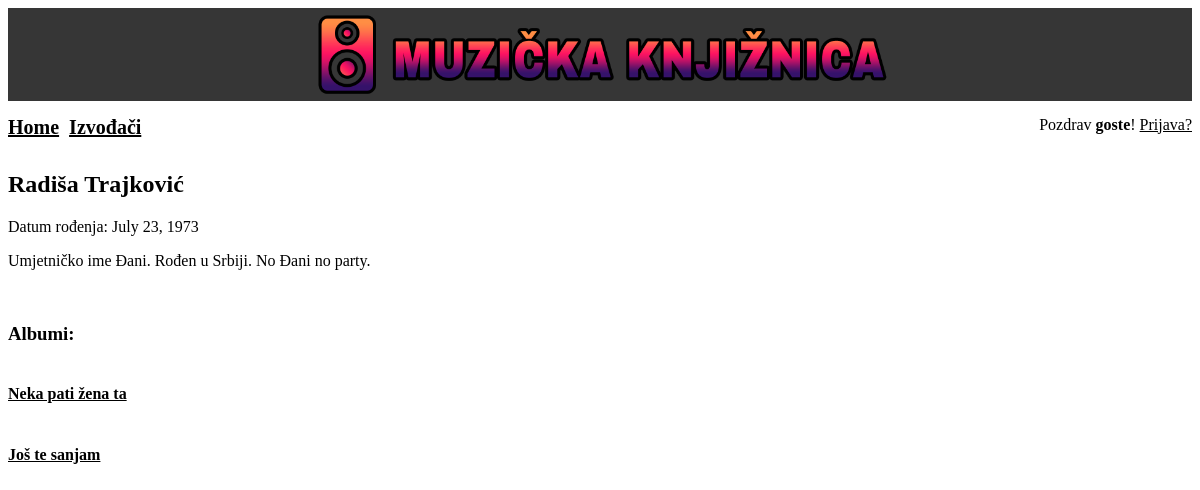
/izvodaci/Trajković, run on an earlier commit of the app's database.
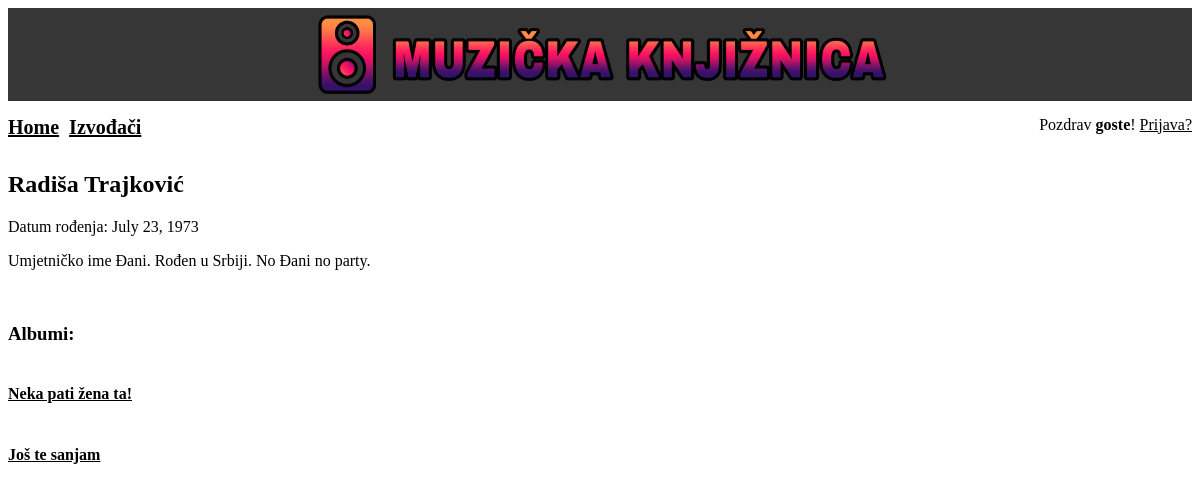
And on a later commit of the database.
### main/models.py (models this page shows, shortened)
class Album(models.Model):
    naziv_albuma=models.CharField(max_length=50)
    izvodac=models.ForeignKey(Izvodac, on_delete=models.CASCADE)
    godina_izdavanja_albuma=models.CharField(max_length=4)
    dodatne_informacije_albuma=models.CharField(max_length=100, blank=True)

class Izvodac(models.Model):
    izvodac_ime=models.CharField(max_length=50)
    izvodac_prezime=models.CharField(max_length=50)
    datum_rođenja=models.DateField()
    dodatne_informacije_izvodaca=models.CharField(max_length=100, blank=True)
    def __str__(self):
        return self.izvodac_prezime

### main/views.py (the view)
# urls.py: path('izvodaci/<izvodaci>', AlbumList.as_view()),
class AlbumList(ListView):
    template_name = 'main/album_list.html'
    def get_queryset(self):
        self.izvodac = get_object_or_404(Izvodac, izvodac_prezime=self.kwargs['izvodaci'])
        return Album.objects.filter(izvodac=self.izvodac)

### templates/main/album_list.html (shortened to what this page needs)
{% extends "base_generic.html" %}
{% block content %}
<br>
{% for album in object_list %}
    {% if forloop.first %}
        <div class="album">
            <h2> {{album.izvodac.izvodac_ime}} {{album.izvodac.izvodac_prezime}} </h2>
            <p>Datum rođenja: {{ album.izvodac.datum_rođenja }}</p>
            <p>{{ album.izvodac.dodatne_informacije_izvodaca }}</p>
        </div>
        <br>
    {% endif %}
{% endfor %}
<h3>Albumi:</h3>
{% for album in object_list %}
    <div class="album">
        <h4 class="gumbi"><a href="/izvodaci/{{ album.izvodac }}/{{ album.naziv_albuma }}">{{ album.naziv_albuma }}</a> </h4>
    </div>
{% endfor %}
{% endblock %}

What changed in the data, as far as the page shows it:
changed Album "Radiša": naziv_albuma "Neka pati žena ta" → "Neka pati žena ta!"
